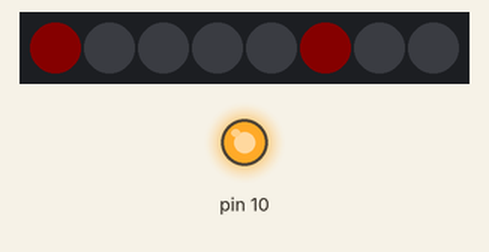
A sketch run on a simulated Arduino Uno, built with avr-gcc and run on an emulated ATmega328P. Shown: 8 RGB LEDs in strip order, left to right, output pins drawn as LEDs (lit = HIGH). Wiring (inferred from the names in the program): APA102 LEDs: SPI. Dim RGB values are drawn brighter than linear.

Above: at 5.1 s.
At 11.1 s:
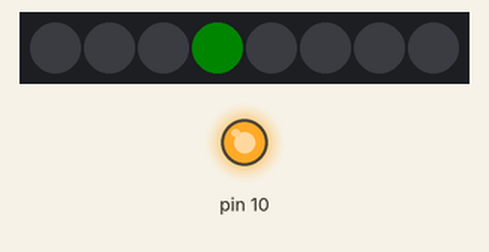
At 17.1 s:
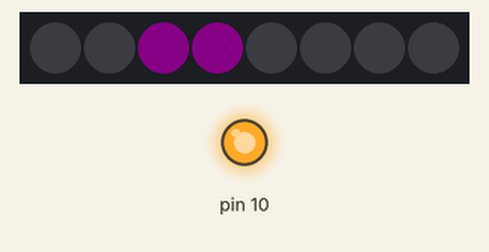
At 20.1 s:
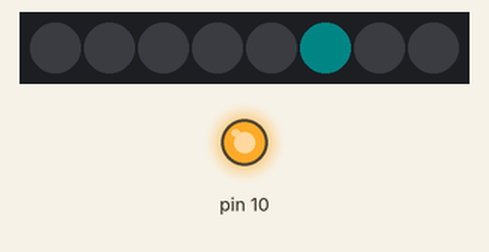
At 23.1 s:
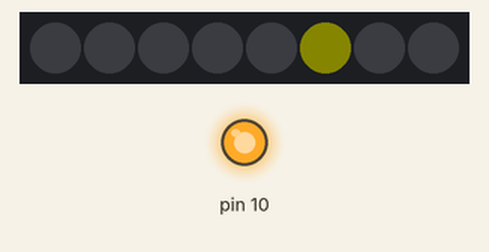
At 36.1 s:
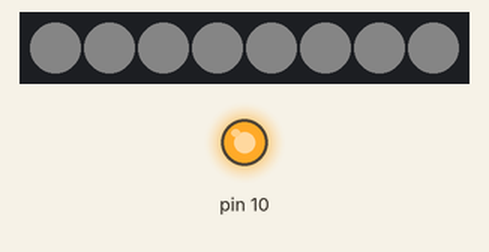
Timing chart, 0 to 40.0 s (numbered marks = the images above):
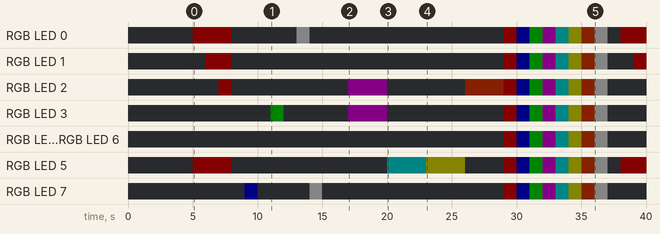

Measured:
- by itself, RGB LED 0: off → RGB(8, 0, 0) at 5.0 s, → off 3.0 s later, → RGB(8, 8, 8) 5.0 s later, → off 1.0 s later, … (14 changes in this stretch)
- by itself, RGB LED 2: off → RGB(8, 0, 0) at 7.0 s, → off 1.0 s later, → RGB(8, 0, 8) 9.0 s later, → off 3.0 s later, … (14 changes in this stretch)
- by itself, RGB LED 3: off → RGB(0, 8, 0) at 11.0 s, → off 1.0 s later, → RGB(8, 0, 8) 5.0 s later, → off 3.0 s later, … (13 changes in this stretch)
- by itself, RGB LED 7: off → RGB(0, 0, 8) at 9.0 s, → off 1.0 s later, → RGB(8, 8, 8) 4.0 s later, → off 1.0 s later, … (13 changes in this stretch)
- by itself, RGB LED 1: off → RGB(8, 0, 0) at 6.0 s, → off 2.0 s later, → RGB(8, 0, 0) 21.0 s later, → RGB(0, 0, 8) 1.0 s later, … (12 changes in this stretch)
- by itself, RGB LED 5: off → RGB(8, 0, 0) at 5.0 s, → off 3.0 s later, → RGB(0, 8, 8) 12.0 s later, → RGB(8, 8, 0) 3.0 s later, … (15 changes in this stretch)
- what the display in image 0 shows lasts 1.0 s, from 5.0 s to 6.0 s

The sketch:

guitar_leds.ino
```cpp
#include <SPI.h>

#include "guitar_leds.hpp"
#include "guitar_chords.hpp"
#include "apa102_colors.hpp"

#define VERBOSE (false)
#define COLOR_TEST (true)

const char* STARTING_NOTES[] = { "E", "A", "D", "G", "B", "E" };
const float STARTING_FREQ[] = { 82.41f, 110.f, 146.83f, 196.f, 246.94f, 329.63f };

void init_apa102_comm(void)
{
	SPI.begin();
	SPI.beginTransaction(SPISettings(16000000, MSBFIRST, SPI_MODE0));
}

apa102 Apa102(init_apa102_comm, SPI.transfer);
guitar_leds Guitar_leds(STARTING_FREQ, STARTING_NOTES, &Apa102);

void setup() {
	// Delay for SPI startup
	delay(5000);
}

#define CLEAR_OTHER_LEDS (true)
#define DONT_CLEAR_OTHER_LEDS (false)

void loop() {
	Guitar_leds.set_note("E", RED(DIM), CLEAR_OTHER_LEDS);
	Guitar_leds.update_leds();
	delay(1000);

	Guitar_leds.set_note("A", RED(DIM), DONT_CLEAR_OTHER_LEDS);
	Guitar_leds.update_leds();
	delay(1000);

	Guitar_leds.set_note("D", RED(DIM), DONT_CLEAR_OTHER_LEDS);
	Guitar_leds.update_leds();
	delay(1000);

	Guitar_leds.set_note("G#", BLUE(DIM), CLEAR_OTHER_LEDS);
	Guitar_leds.update_leds();
	delay(1000);

	Guitar_leds.set_note("Bb", BLUE(DIM), CLEAR_OTHER_LEDS);
	Guitar_leds.update_leds();
	delay(1000);

	Guitar_leds.set_note("eb", BLUE(DIM), CLEAR_OTHER_LEDS);
	Guitar_leds.update_leds();
	delay(1000);

	Guitar_leds.set_freq(196.f, GREEN(DIM), CLEAR_OTHER_LEDS);
	Guitar_leds.update_leds();
	delay(1000);

	Guitar_leds.set_freq(220.f, GREEN(DIM), CLEAR_OTHER_LEDS);
	Guitar_leds.update_leds();
	delay(1000);

	Guitar_leds.set_fret(0, 0, WHITE(DIM), CLEAR_OTHER_LEDS);
	Guitar_leds.update_leds();
	delay(1000);

	Guitar_leds.set_fret(1, 1, WHITE(DIM), CLEAR_OTHER_LEDS);
	Guitar_leds.update_leds();
	delay(1000);

	Guitar_leds.set_fret(2, 2, WHITE(DIM), CLEAR_OTHER_LEDS);
	Guitar_leds.update_leds();
	delay(1000);

	Guitar_leds.set_fret(3, 3, WHITE(DIM), CLEAR_OTHER_LEDS);
	Guitar_leds.update_leds();
	delay(1000);

	Guitar_leds.set_chord(G_MAJ_CHORD, PURPLE(DIM));
	Guitar_leds.update_leds();
	delay(3000);

	Guitar_leds.set_chord(A_MIN_CHORD, TEAL(DIM));
	Guitar_leds.update_leds();
	delay(3000);

	Guitar_leds.set_chord(A_MAJ_CHORD, YELLOW(DIM));
	Guitar_leds.update_leds();
	delay(3000);

	Guitar_leds.set_chord(D_MAJ_CHORD, ORANGE(DIM));
	Guitar_leds.update_leds();
	delay(3000);

#if COLOR_TEST
	Guitar_leds.set_all(RED(DIM));
	Guitar_leds.update_leds();
	delay(1000);

	Guitar_leds.set_all(BLUE(DIM));
	Guitar_leds.update_leds();
	delay(1000);

	Guitar_leds.set_all(GREEN(DIM));
	Guitar_leds.update_leds();
	delay(1000);

	Guitar_leds.set_all(PURPLE(DIM));
	Guitar_leds.update_leds();
	delay(1000);

	Guitar_leds.set_all(TEAL(DIM));
	Guitar_leds.update_leds();
	delay(1000);

	Guitar_leds.set_all(YELLOW(DIM));
	Guitar_leds.update_leds();
	delay(1000);

	Guitar_leds.set_all(ORANGE(DIM));
	Guitar_leds.update_leds();
	delay(1000);

	Guitar_leds.set_all(WHITE(DIM));
	Guitar_leds.update_leds();
	delay(1000);

	Guitar_leds.clear_all();
	Guitar_leds.update_leds();
	delay(1000);
#endif
}
```

apa102.cpp
```cpp
#include "apa102.hpp"

apa102::apa102(void(*init_comm)(void), void(*send_bytes_in)(void* val, size_t len))
{
	init_comm();
	send_bytes = send_bytes_in;
}

void apa102::set_leds(apa102_led_t* const led_value, size_t num_leds)
{
	uint32_t word;
	word = START_FRAME;
	send_bytes((uint8_t*)&word, sizeof(START_FRAME));

	for (int led_idx = 0; led_idx < num_leds; led_idx++)
	{
		uint8_t color = (~BRIGHTNESS_MASK | (led_value[led_idx].led.brightness & BRIGHTNESS_MASK));
		send_bytes((uint8_t*)&color, 1);
		color = led_value[led_idx].led.blue;
		send_bytes((uint8_t*)&color, 1);
		color = led_value[led_idx].led.green;
		send_bytes((uint8_t*)&color, 1);
		color = led_value[led_idx].led.red;
		send_bytes((uint8_t*)&color, 1);
	}

	word = END_FRAME;
	send_bytes((uint8_t*)&word, sizeof(END_FRAME));

}
```

apa102.hpp
```cpp
#ifndef __APA102__H
#define __APA102__H

#include <stdint.h>
#include <stddef.h>

typedef union {
	uint32_t raw_value;
	char bytes[4];
	struct {
		uint8_t red;
		uint8_t green;
		uint8_t blue;
		uint8_t brightness;
	} led;
} apa102_led_t;

class apa102
{
public:
	const static uint32_t START_FRAME = 0x00000000;
	const static uint32_t END_FRAME = 0xFFFFFFFF;
	const static uint8_t  BRIGHTNESS_MASK = 0x1F;

	/*
	 * @brief Initialize APA102 communication (user must provide init function and send_bytes function)
	 */
	apa102(void(*init_comm)(void), void(*send_bytes_in)(void* val, size_t len));

	/*
	* @brief Set LED values
	*/
	void set_leds(apa102_led_t* const rgb_value, size_t num_rgb_leds);

	/*
	 * @brief Send bytes through APA102 communication bus (implementation provided by user)
	 */
	void (*send_bytes)(void* val, size_t len);
};

#endif
```

apa102_colors.hpp
```cpp
#ifndef __APA102_COLORS__H
#define __APA102_COLORS__H

#include "apa102.hpp"

#define MAX_BRIGHT (0xFF)
#define BRIGHT (5)
#define DIM (1)

#define RED(x) ((apa102_led_t)    {.led = {.red = 0xFF, .green = 0,    .blue = 0,    .brightness=(x)}})
#define BLUE(x) ((apa102_led_t)   {.led = {.red = 0,    .green = 0,    .blue = 0xFF, .brightness=(x)}})
#define GREEN(x) ((apa102_led_t)  {.led = {.red = 0,    .green = 0xFF, .blue = 0,    .brightness=(x)}})
#define PURPLE(x) ((apa102_led_t) {.led = {.red = 0xFF, .green = 0,    .blue = 0xFF, .brightness=(x)}})
#define TEAL(x) ((apa102_led_t)   {.led = {.red = 0,    .green = 0xFF, .blue = 0xFF, .brightness=(x)}})
#define YELLOW(x) ((apa102_led_t) {.led = {.red = 0xFF, .green = 0xFF, .blue = 0,    .brightness=(x)}})
#define ORANGE(x) ((apa102_led_t) {.led = {.red = 0xFF, .green = 0x3F, .blue = 0,    .brightness=(x)}})
#define WHITE(x) ((apa102_led_t)  {.led = {.red = 0xFF, .green = 0xFF, .blue = 0xFF, .brightness=(x)}})

#endif
```

guitar_chords.hpp
```cpp
#ifndef __GUITAR_CHORDS__H
#define __GUITAR_CHORDS__H

#include "guitar_leds.hpp"

size_t G_MAJ_CHORD[guitar_leds::NUM_STRINGS] = { 3, 2, 0, 0, 3, 3 };
size_t A_MAJ_CHORD[guitar_leds::NUM_STRINGS] = { guitar_leds::NUM_FRETS, guitar_leds::NUM_FRETS, 2, 2, 2, 0 };
size_t A_MIN_CHORD[guitar_leds::NUM_STRINGS] = { guitar_leds::NUM_FRETS, guitar_leds::NUM_FRETS, 2, 2, 1, 0 };
size_t D_MAJ_CHORD[guitar_leds::NUM_STRINGS] = { guitar_leds::NUM_FRETS, guitar_leds::NUM_FRETS, 0, 2, 3, 2 };

#endif
```

guitar_leds.cpp
```cpp
#include "guitar_leds.hpp"

#include <string.h>
#include <math.h>

const float EQUAL_TEMPERAMENT_RATIO = pow(2., (1. / 12.)); // 12√2
const float FUZZY_EQUAL_TEMPERAMENT_RATIO = EQUAL_TEMPERAMENT_RATIO - 0.001f;
const struct note_alias NOTES[] = {
	{"A", "A"},
	{"A#", "Bb"},
	{"B", "B"},
	{"C", "C"},
	{"C#", "Db"},
	{"D", "D"},
	{"D#", "Eb"},
	{"E", "E"},
	{"F", "F"},
	{"F#", "Gb"},
	{"G", "G"},
	{"G#", "Ab"},
};

const size_t NUM_NOTES = (sizeof(NOTES) / sizeof(NOTES[0]));

const struct note_alias* current_note(const char* const note)
{
	for (size_t note_idx = 0; note_idx < NUM_NOTES; note_idx++)
	{
		if (strcasecmp(note, NOTES[note_idx].sharp) == 0 || strcasecmp(note, NOTES[note_idx].flat) == 0)
			return &NOTES[note_idx];
	}
}

const struct note_alias* next_note(const char* const note)
{
	for (size_t note_idx = 0; note_idx < NUM_NOTES; note_idx++)
	{
		if (strcasecmp(note, NOTES[note_idx].sharp) == 0 || strcasecmp(note, NOTES[note_idx].flat) == 0)
			return &NOTES[(note_idx + 1) % NUM_NOTES];
	}
}

guitar_leds::guitar_leds(const float starting_frequency[NUM_STRINGS], const char* const starting_note[NUM_STRINGS], apa102* p_apa102_in)
{
	p_apa102 = p_apa102_in;

	for (size_t string_idx = 0; string_idx < NUM_STRINGS; string_idx++)
	{
		for (size_t fret_idx = 0; fret_idx < NUM_FRETS; fret_idx++)
		{
			if (fret_idx == 0)
			{
				freq[fret_idx][string_idx] = starting_frequency[string_idx];
				note[fret_idx][string_idx] = current_note(starting_note[string_idx]);
			}
			else
			{
				freq[fret_idx][string_idx] = freq[fret_idx - 1][string_idx] * EQUAL_TEMPERAMENT_RATIO;
				note[fret_idx][string_idx] = next_note(note[fret_idx - 1][string_idx]->flat);
			}

			led[fret_idx][string_idx] = (apa102_led_t){ .led = {.red = 0, .green = 0, .blue = 0, .brightness = DEFAULT_BRIGHTNESS } };
		}
	}
}

void guitar_leds::set_note(const char* const note_in, const apa102_led_t value, const bool clear_others)
{
	for (size_t string_idx = 0; string_idx < NUM_STRINGS; string_idx++)
	{
		for (size_t fret_idx = 0; fret_idx < NUM_FRETS; fret_idx++)
		{
			if (strcasecmp(note[fret_idx][string_idx]->flat, note_in) == 0 || strcasecmp(note[fret_idx][string_idx]->sharp, note_in) == 0)
				led[fret_idx][string_idx] = value;
			else
			{
				if (clear_others)
					led[fret_idx][string_idx] = (apa102_led_t){ .led = {.red = 0, .green = 0, .blue = 0, .brightness = DEFAULT_BRIGHTNESS } };
			}
		}
	}
}

void guitar_leds::set_freq(const float freq_in, const apa102_led_t value, const bool clear_others)
{
	for (size_t string_idx = 0; string_idx < NUM_STRINGS; string_idx++)
	{
		for (size_t fret_idx = 0; fret_idx < NUM_FRETS; fret_idx++)
		{
			if (freq[fret_idx][string_idx] > (freq_in / FUZZY_EQUAL_TEMPERAMENT_RATIO) && freq[fret_idx][string_idx] < (freq_in * FUZZY_EQUAL_TEMPERAMENT_RATIO))
				led[fret_idx][string_idx] = value;
			else
			{
				if (clear_others)
					led[fret_idx][string_idx] = (apa102_led_t){ .led = {.red = 0, .green = 0, .blue = 0, .brightness = DEFAULT_BRIGHTNESS } };
			}
		}
	}
}

void guitar_leds::set_fret(const size_t fret_idx, const size_t string_idx, const apa102_led_t value, const bool clear_others)
{
	if (clear_others)
	{
		for (size_t string_idx = 0; string_idx < NUM_STRINGS; string_idx++)
		{
			for (size_t fret_idx = 0; fret_idx < NUM_FRETS; fret_idx++)
			{
				led[fret_idx][string_idx] = (apa102_led_t){ .led = {.red = 0, .green = 0, .blue = 0, .brightness = DEFAULT_BRIGHTNESS } };
			}
		}
	}

	led[fret_idx][string_idx] = value;
}

void guitar_leds::set_chord(const size_t fret[NUM_STRINGS], const apa102_led_t value)
{
	for (size_t string_idx = 0; string_idx < NUM_STRINGS; string_idx++)
	{
		for (size_t fret_idx = 0; fret_idx < NUM_FRETS; fret_idx++)
		{
			if (fret[string_idx] == fret_idx)
				led[fret_idx][string_idx] = value;
			else
				led[fret_idx][string_idx] = (apa102_led_t){ .led = {.red = 0, .green = 0, .blue = 0, .brightness = DEFAULT_BRIGHTNESS } };
		}
	}
}

void guitar_leds::set_all(const apa102_led_t value)
{
	for (size_t string_idx = 0; string_idx < NUM_STRINGS; string_idx++)
	{
		for (size_t fret_idx = 0; fret_idx < NUM_FRETS; fret_idx++)
		{
			led[fret_idx][string_idx] = value;
		}
	}
}

void guitar_leds::clear_all(void)
{
	for (size_t string_idx = 0; string_idx < NUM_STRINGS; string_idx++)
	{
		for (size_t fret_idx = 0; fret_idx < NUM_FRETS; fret_idx++)
		{
			led[fret_idx][string_idx] = (apa102_led_t){ .led = {.red = 0, .green = 0, .blue = 0, .brightness = DEFAULT_BRIGHTNESS } };
		}
	}
}

void guitar_leds::update_leds(void)
{
	p_apa102->set_leds(&led[0][0], sizeof(led));
}
```

guitar_leds.hpp
```cpp
#ifndef __GUITAR_LEDS__H
#define __GUITAR_LEDS__H

#include <stdint.h>
#include <stddef.h>

#include "apa102.hpp"

struct note_alias {
	const char* sharp;
	const char* flat;
};

class guitar_leds {
public:
	const static size_t NUM_FRETS = 4;
	const static size_t NUM_STRINGS = 6;
	const static uint8_t DEFAULT_BRIGHTNESS = 1;

	guitar_leds(const float starting_frequency[NUM_STRINGS], const char* const starting_note[NUM_STRINGS], apa102* p_apa_102_in);

	/*
	 * @brief Set all notes to value
	 * @input note_in - String representation of note to set
	 * @input value - Value to set LED to
	 * @input clear_others - Flag to clear all non-matching frets
	 */
	void set_note(const char* const note_in, const apa102_led_t value, const bool clear_others);

	/*
	 * @brief Set fret matching frequency
	 * @input freq_in - Frequency of note to set
	 * @input value - Value to set LED to
	 * @input clear_others - Flag to clear all non-matching frets
	 */
	void set_freq(const float freq_in, const apa102_led_t value, const bool clear_others);

	/*
	 * @brief Set specific fret
	 * @input fret_idx - Which fret to set
	 * @input string_idx - Which string to set
	 * @input value - Value to set LED to
	 * @input clear_others - Flag to clear all non-matching frets
	 */
	void set_fret(const size_t fret_idx, const size_t string_idx, const apa102_led_t value, const bool clear_others);

	/*
	 * @brief Set chord
	 * @input fret_idx[NUM_STRINGS] - Fret to set on each string (set to NUM_FRETS if you want it blank)
	 * @input value - Value to set LED to
	 */
	void set_chord(const size_t fret[NUM_STRINGS], const apa102_led_t value);

	/*
	 * @brief Set all LEDs to @value
	 * @input value - Value to set LED to
	 */
	void set_all(const apa102_led_t value);

	/*
	 * @brief Set all LEDs to 0
	 */
	void clear_all(void);

	/*
	 * @brief Set leds once matrix has been filled
	 */
	void update_leds(void);

private:
	apa102* p_apa102;
	apa102_led_t led[NUM_FRETS][NUM_STRINGS];

	float freq[NUM_FRETS][NUM_STRINGS];
	const struct note_alias* note[NUM_FRETS][NUM_STRINGS];
};

#endif
```
